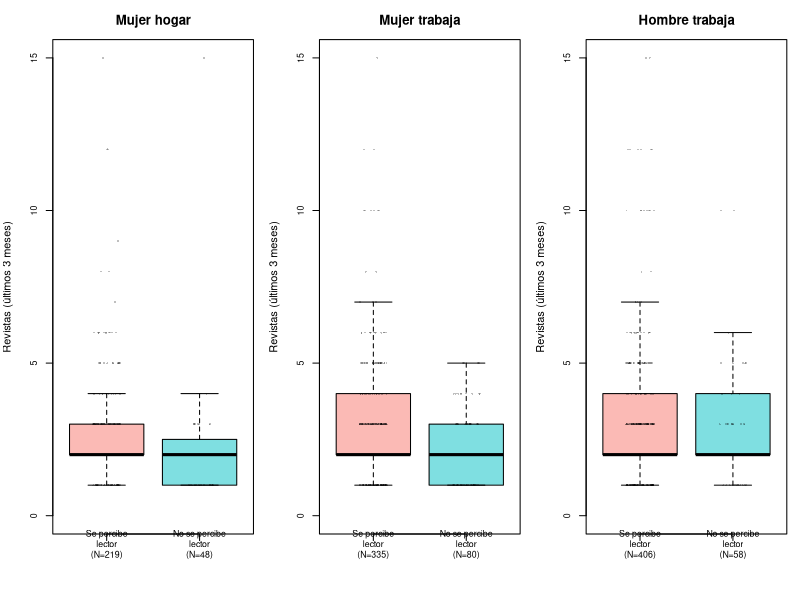
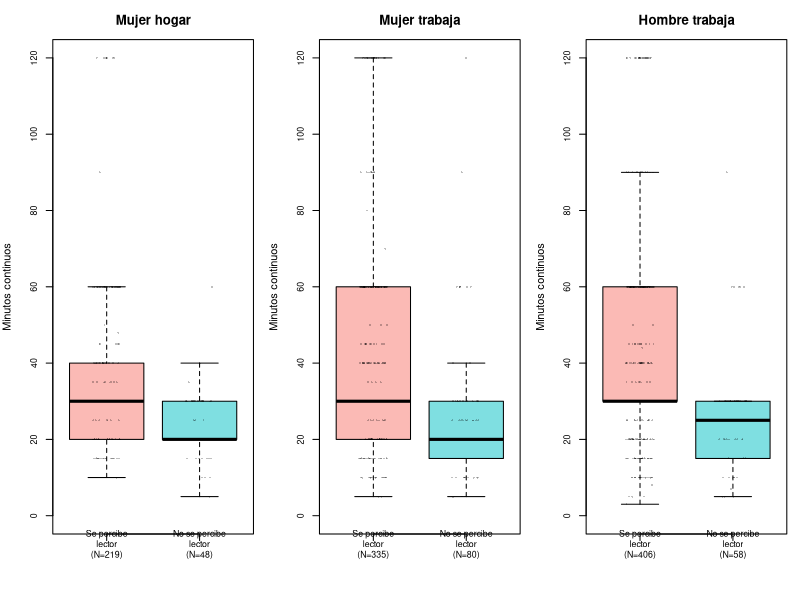
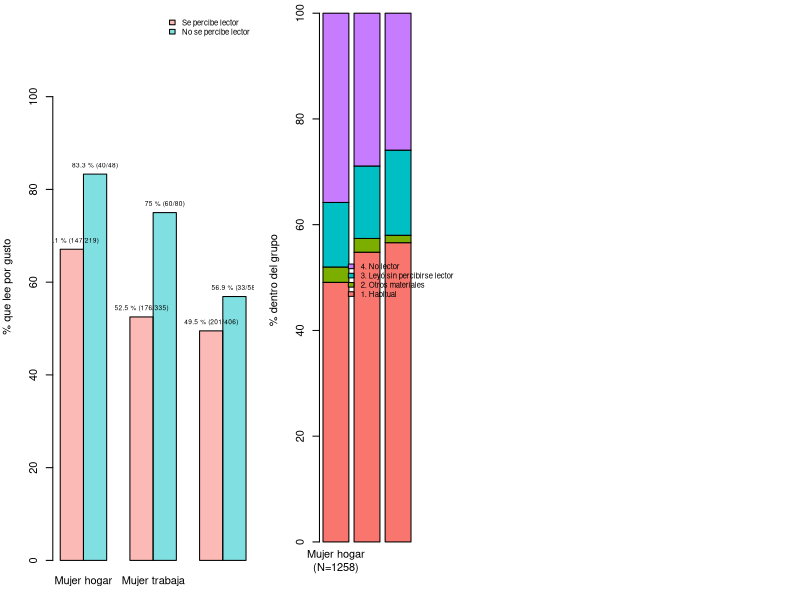
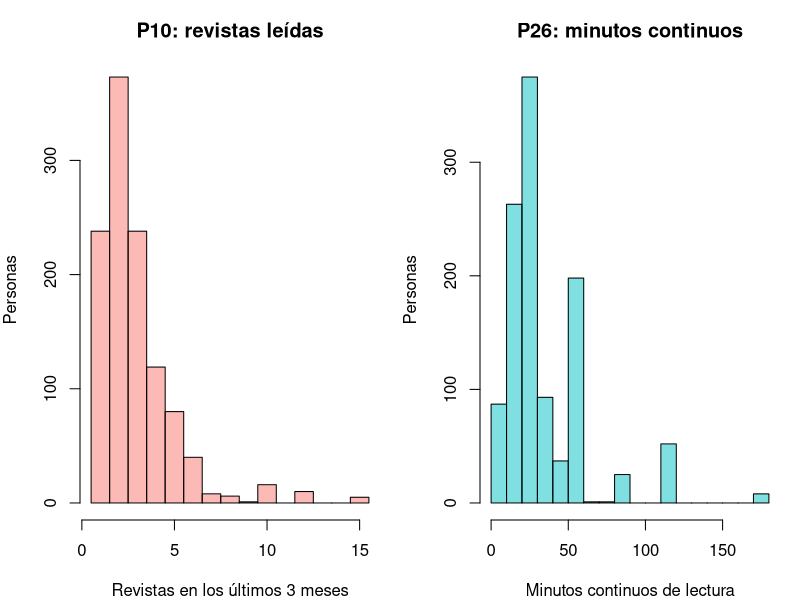

These charts were generated, in order, by the following R code:
## ---- chunk 1
knitr::opts_chunk$set(echo = FALSE, warning = FALSE, message = FALSE,
                      fig.width = 7, fig.height = 3, dpi = 120)
options(knitr.kable.NA = "—")
library(knitr)
library(e1071)   # skewness() y kurtosis()

pct = function(a, b) round(100 * a / b, 1)
f   = function(x) sprintf("%.1f", unname(x))                        # un decimal para el texto
si  = function(cond, a, b = "") if (isTRUE(cond)) a else b          # frase condicional para el texto
## ---- chunk 2
raw = read.csv("datos/DatosEquipo6_v2.csv")
# Nombres de las columnas (el archivo trae: anio, h_lec, sexo, cond_act, p10, p11, p26)
names(raw) = c("anio", "H_LEC", "SEXO", "COND_ACT", "P10", "P11", "P26")
datos = raw
vars6 = c("H_LEC", "SEXO", "COND_ACT", "P10", "P11", "P26")

# Vacíos y valores fuera del rango del diccionario
calidad = data.frame(
  Variable = vars6,
  Vacios = colSums(is.na(raw[, vars6])),
  Fuera = c(sum(!(raw$H_LEC %in% c(1:4, NA))),
            sum(!(raw$SEXO %in% c(1:2, NA))),
            sum(!(raw$COND_ACT %in% c(1:10, NA))),
            sum(raw$P10 > 25, na.rm = TRUE),
            sum(!(raw$P11 %in% c(1:6, NA))),
            sum(raw$P26 < 2 | raw$P26 > 360, na.rm = TRUE)),
  row.names = NULL)
fuera10 = calidad$Fuera[calidad$Variable == "P10"]

motivos = c("Trabajo", "Estudio", "Cultura general / estar al día",
            "Gusto / entretenimiento", "Religión", "Otro")

datos$Sexo_lbl  = factor(datos$SEXO, levels = 1:2, labels = c("Hombre", "Mujer"))
datos$H_LEC_lbl = factor(datos$H_LEC, levels = 1:4,
                         labels = c("1. Habitual", "2. Otros materiales",
                                    "3. Leyó sin percibirse lector", "4. No lector"))

# Autopercepción: solo H_LEC = 1 y H_LEC = 3 entran a la comparación
datos$Aut = NA
datos$Aut[datos$H_LEC %in% 1] = "Se percibe lector"
datos$Aut[datos$H_LEC %in% 3] = "No se percibe lector"
datos$Aut = factor(datos$Aut, levels = c("Se percibe lector", "No se percibe lector"))

# Grupos de comparación (COND_ACT 7 = hogar; 1 a 3 = trabaja)
datos$Grupo = NA
datos$Grupo[datos$SEXO %in% 2 & datos$COND_ACT %in% 7]   = "Mujer hogar"
datos$Grupo[datos$SEXO %in% 2 & datos$COND_ACT %in% 1:3] = "Mujer trabaja"
datos$Grupo[datos$SEXO %in% 1 & datos$COND_ACT %in% 1:3] = "Hombre trabaja"
datos$Grupo = factor(datos$Grupo, levels = c("Mujer hogar", "Mujer trabaja", "Hombre trabaja"))

datos$Cond_lbl = cut(datos$COND_ACT, breaks = c(0, 3, 5, 6, 7, 8, 10),
                     labels = c("Trabaja o tiene trabajo (01-03)", "Busca o espera trabajo (04-05)",
                                "Estudiante (06)", "Quehaceres del hogar (07)",
                                "Jubilado o pensionado (08)", "Incapacitado u otra situación (09-10)"))

# Universos de análisis
V = subset(datos, !is.na(H_LEC))                    # H_LEC válido
U = subset(V, !is.na(Grupo))                        # tres grupos de comparación
L = subset(U, H_LEC %in% c(1, 3) & !is.na(P10))     # lectores de revistas
H = subset(V, SEXO == 1 & COND_ACT == 7)            # hombres del hogar (solo casos)

n_est   = sum(V$COND_ACT %in% 6)                    # estudiantes
n_jub   = sum(V$COND_ACT %in% 8)                    # jubilados
n_otras = sum(V$COND_ACT %in% c(4:6, 8:10))         # todas las condiciones que no se comparan
## ---- chunk 3
x = L$P10
m10 = c(N = length(x), Media = mean(x), Mediana = median(x), DE = sd(x),
        CV = 100 * sd(x) / mean(x),
        Q1 = quantile(x, 0.25, names = FALSE), Q3 = quantile(x, 0.75, names = FALSE),
        Min = min(x), Max = max(x), Sesgo = skewness(x), Curtosis = kurtosis(x))

x = L$P26
m26 = c(N = length(x), Media = mean(x), Mediana = median(x), DE = sd(x),
        CV = 100 * sd(x) / mean(x),
        Q1 = quantile(x, 0.25, names = FALSE), Q3 = quantile(x, 0.75, names = FALSE),
        Min = min(x), Max = max(x), Sesgo = skewness(x), Curtosis = kurtosis(x))

tab_num = rbind(m10, m26)
rownames(tab_num) = c("P10: revistas (3 meses)", "P26: minutos continuos")
kable(round(tab_num, 1), caption = "Tabla 1. Medidas descriptivas de P10 y P26 en lectores de revistas")
s10 = round(tab_num[1, ], 1)
s26 = round(tab_num[2, ], 1)
## ---- chunk 4
fh = table(V$H_LEC_lbl)
fp = table(factor(L$P11, levels = 1:6, labels = motivos))
ph = pct(as.vector(fh), sum(fh))
pp = pct(as.vector(fp), sum(fp))
t3 = rbind(
  data.frame(Variable = paste0("H_LEC (N=", nrow(V), ")"), Categoría = names(fh),
             n = as.vector(fh), "%" = ph, check.names = FALSE),
  data.frame(Variable = paste0("P11 (N=", nrow(L), ")"), Categoría = names(fp),
             n = as.vector(fp), "%" = pp, check.names = FALSE))
## ---- chunk 5
tb = table(U$Grupo, U$H_LEC_lbl)
pc = round(100 * prop.table(tb, 1), 1)
t4 = data.frame(Grupo = rownames(tb), N = as.vector(rowSums(tb)),
                as.data.frame.matrix(pc), check.names = FALSE, row.names = NULL)
names(t4)[3:6] = c("1 Habitual", "2 Otros", "3 Leyó sin percibirse lector", "4 No lector")
t4[["% con H_LEC 3 entre quienes no acostumbran leer"]] = pct(tb[, 3], tb[, 3] + tb[, 4])
kable(t4, caption = "Tabla 2. Condición lectora (H_LEC) dentro de cada grupo, en % (cada fila suma 100 % en las cuatro categorías)")

hab = pc[, 1]; sper = pc[, 3]; nol = pc[, 4]
pr = t4[[ncol(t4)]]

A = subset(U, H_LEC %in% c(1, 3))
A$Leyo_revistas = !is.na(A$P10)
cob = aggregate(Leyo_revistas ~ Aut + Grupo, data = A, FUN = length)
names(cob) = c("Autopercepción", "Grupo", "N")
cob[["Leyeron revistas"]] = aggregate(Leyo_revistas ~ Aut + Grupo, data = A, FUN = sum)$Leyo_revistas
cob[["%"]] = pct(cob[["Leyeron revistas"]], cob$N)
cob = cob[, c("Grupo", "Autopercepción", "N", "Leyeron revistas", "%")]
cp = cob[["%"]]
## ---- chunk 6
#P10
res10 = aggregate(P10 ~ Aut + Grupo, data = L, FUN = length)
names(res10) = c("Aut", "Grupo", "N")
res10$Media   = round(aggregate(P10 ~ Aut + Grupo, data = L, FUN = mean)$P10, 1)
res10$DE      = round(aggregate(P10 ~ Aut + Grupo, data = L, FUN = sd)$P10, 1)
res10$Min     = aggregate(P10 ~ Aut + Grupo, data = L, FUN = min)$P10
res10$Q1      = aggregate(P10 ~ Aut + Grupo, data = L, FUN = quantile, probs = 0.25)$P10
res10$Mediana = aggregate(P10 ~ Aut + Grupo, data = L, FUN = median)$P10
res10$Q3      = aggregate(P10 ~ Aut + Grupo, data = L, FUN = quantile, probs = 0.75)$P10
res10$Max     = aggregate(P10 ~ Aut + Grupo, data = L, FUN = max)$P10
res10 = res10[, c("Grupo", "Aut", "N", "Media", "DE", "Min", "Q1", "Mediana", "Q3", "Max")]
names(res10) = c("Grupo", "Autopercepción", "N", "Media", "DE", "Mín", "Q1", "Mediana", "Q3", "Máx")
kable(res10, caption = "Tabla 3. Número de revistas leídas (P10) por grupo y autopercepción")

# Diagramas de caja
par(mfrow = c(1, 3), mar = c(5, 4, 3, 1))
for (g in levels(L$Grupo)) {
  d = subset(L, Grupo == g)
  nombres = paste0(c("Se percibe\nlector", "No se percibe\nlector"), "\n(N=", table(d$Aut), ")")
  boxplot(P10 ~ Aut, data = d, names = nombres, ylim = c(0, 15), outline = FALSE,
          col = c("#F8766D80", "#00BFC480"), main = g, xlab = "",
          ylab = "Revistas (últimos 3 meses)", cex.axis = 0.8)
  stripchart(P10 ~ Aut, data = d, vertical = TRUE, method = "jitter", jitter = 0.15,
             pch = 16, cex = 0.4, col = rgb(0, 0, 0, 0.25), add = TRUE)
}

lec = c(1, 3, 5); nlec = c(2, 4, 6)   # filas de "se percibe" y "no se percibe"
dm10 = res10$Mediana[lec] - res10$Mediana[nlec]
dx10 = round(res10$Media[lec] - res10$Media[nlec], 1)
p10_parecido = all(abs(dm10) <= 1)
## ---- chunk 7
# Medidas de P26 por grupo y autopercepción (una medida por línea)
res26 = aggregate(P26 ~ Aut + Grupo, data = L, FUN = length)
names(res26) = c("Aut", "Grupo", "N")
res26$Media   = round(aggregate(P26 ~ Aut + Grupo, data = L, FUN = mean)$P26, 1)
res26$DE      = round(aggregate(P26 ~ Aut + Grupo, data = L, FUN = sd)$P26, 1)
res26$Min     = aggregate(P26 ~ Aut + Grupo, data = L, FUN = min)$P26
res26$Q1      = aggregate(P26 ~ Aut + Grupo, data = L, FUN = quantile, probs = 0.25)$P26
res26$Mediana = aggregate(P26 ~ Aut + Grupo, data = L, FUN = median)$P26
res26$Q3      = aggregate(P26 ~ Aut + Grupo, data = L, FUN = quantile, probs = 0.75)$P26
res26$Max     = aggregate(P26 ~ Aut + Grupo, data = L, FUN = max)$P26
res26 = res26[, c("Grupo", "Aut", "N", "Media", "DE", "Min", "Q1", "Mediana", "Q3", "Max")]
names(res26) = c("Grupo", "Autopercepción", "N", "Media", "DE", "Mín", "Q1", "Mediana", "Q3", "Máx")
kable(res26, caption = "Tabla 4. Minutos continuos de lectura (P26) por grupo y autopercepción (cualquier material)")

# Diagramas de caja
par(mfrow = c(1, 3), mar = c(5, 4, 3, 1))
for (g in levels(L$Grupo)) {
  d = subset(L, Grupo == g)
  nombres = paste0(c("Se percibe\nlector", "No se percibe\nlector"), "\n(N=", table(d$Aut), ")")
  boxplot(P26 ~ Aut, data = d, names = nombres, ylim = c(0, 120), outline = FALSE,
          col = c("#F8766D80", "#00BFC480"), main = g, xlab = "",
          ylab = "Minutos continuos", cex.axis = 0.8)
  stripchart(P26 ~ Aut, data = d, vertical = TRUE, method = "jitter", jitter = 0.15,
             pch = 16, cex = 0.4, col = rgb(0, 0, 0, 0.25), add = TRUE)
}

dm26 = res26$Mediana[lec] - res26$Mediana[nlec]
dx26 = round(res26$Media[lec] - res26$Media[nlec], 1)
p26_lec_mayor = all(res26$Media[lec] > res26$Media[nlec])
hogar_corta = res26$Media[1] < min(res26$Media[c(3, 5)]) & res26$Q3[1] <= min(res26$Q3[c(3, 5)])
## ---- chunk 8
# P11
L$Gusto = L$P11 == 4
Q3 = aggregate(Gusto ~ Aut + Grupo, data = L, FUN = length)
names(Q3) = c("Autopercepción", "Grupo", "N")
Q3[["Gusto (n)"]] = aggregate(Gusto ~ Aut + Grupo, data = L, FUN = sum)$Gusto
Q3[["Gusto (%)"]] = pct(Q3[["Gusto (n)"]], Q3$N)
Q3[["Otros motivos (%)"]] = pct(Q3$N - Q3[["Gusto (n)"]], Q3$N)
Q3 = Q3[, c("Grupo", "Autopercepción", "N", "Gusto (n)", "Gusto (%)", "Otros motivos (%)")]
kable(Q3, caption = "Tabla 5. Motivo principal de lectura de revistas, por grupo y autopercepción")

m  = matrix(Q3[["Gusto (%)"]], nrow = 2)
nm = matrix(Q3[["Gusto (n)"]], nrow = 2)
Nm = matrix(Q3[["N"]], nrow = 2)
par(mar = c(3, 4, 1, 1))
bp = barplot(m, beside = TRUE, names.arg = levels(L$Grupo), col = c("#F8766D80", "#00BFC480"),
             ylim = c(0, 118), ylab = "% que lee por gusto",
             legend.text = levels(L$Aut), args.legend = list(x = "topright", cex = 0.7, bty = "n"))
text(bp, m, labels = paste0(m, " % (", nm, "/", Nm, ")"), pos = 3, cex = 0.6)

gusto = Q3[["Gusto (%)"]]
dg = round(gusto[nlec] - gusto[lec], 1)
p11_dir = all(dg > 0)
hogar_gusto = gusto[1] > max(gusto[c(3, 5)])
## ---- chunk 9
tab_var = data.frame(
  Variable = vars6,
  Descripción = c("Condición lectora construida por INEGI",
                  "Sexo (preg. 8)", "Condición de actividad la semana pasada (preg. 15)",
                  "Revistas leídas en tres meses (preg. 10)",
                  "Motivo principal de lectura de revistas (preg. 11)",
                  "Minutos continuos de lectura de algún material (preg. 26)"),
  Tipo = c("Cat. nominal", "Cat. nominal", "Cat. nominal",
           "Num. discreta", "Cat. nominal", "Num. continua"),
  "Unidad o categorías" = c("1 Habitual; 2 Otros materiales; 3 Leyó sin acostumbrar; 4 No lector",
                            "1 Hombre; 2 Mujer",
                            "01-03 trabaja; 04-05 busca trabajo; 06 estudia; 07 hogar; 08 jubilado; 09-10 otra; 99 no especificado",
                            "Revistas (diccionario: 1 a 25)",
                            "1 Trabajo; 2 Estudio; 3 Cultura general; 4 Gusto; 5 Religión; 6 Otro",
                            "Minutos (diccionario: 2 a 360)"),
  "Falt. (n)" = calidad$Vacios,
  "Falt. (%)" = pct(calidad$Vacios, nrow(raw)),
  "Fuera rango (n)" = calidad$Fuera,
  check.names = FALSE)
cap_a1 = "Tabla A1. Variables seleccionadas y calidad de los datos (sobre todos los registros; en P10, P11 y P26 el vacío es un pase de pregunta)"
if (knitr::is_latex_output()) {
  # En PDF se fijan anchos de columna para que el texto largo se acomode
  kable(tab_var, format = "latex", booktabs = TRUE, caption = cap_a1, position = "H",
        align = c("p{1.8cm}", "p{3.4cm}", "p{1.8cm}", "p{4.2cm}", "r", "r", "r"))
} else {
  kable(tab_var, caption = cap_a1)
}
## ---- chunk 10
tn = table(V$Cond_lbl, V$Sexo_lbl)
tc = data.frame(Condición = rownames(tn),
                Hombres = as.vector(tn[, "Hombre"]), "% hombres" = pct(as.vector(tn[, "Hombre"]), sum(tn[, "Hombre"])),
                Mujeres = as.vector(tn[, "Mujer"]), "% mujeres" = pct(as.vector(tn[, "Mujer"]), sum(tn[, "Mujer"])),
                check.names = FALSE)
kable(tc, caption = "Tabla A2. Composición por SEXO y COND_ACT (personas con H_LEC válido)")
## ---- chunk 11
# Diferencias (se percibe lector menos no se percibe lector), por grupo
con10 = data.frame(Variable = "P10", Grupo = levels(L$Grupo),
                   N_se_percibe = res10$N[lec], N_no_se_percibe = res10$N[nlec],
                   Dif_media = round(res10$Media[lec] - res10$Media[nlec], 1),
                   Dif_Q1 = res10$Q1[lec] - res10$Q1[nlec],
                   Dif_mediana = res10$Mediana[lec] - res10$Mediana[nlec],
                   Dif_Q3 = res10$Q3[lec] - res10$Q3[nlec])
con26 = data.frame(Variable = "P26", Grupo = levels(L$Grupo),
                   N_se_percibe = res26$N[lec], N_no_se_percibe = res26$N[nlec],
                   Dif_media = round(res26$Media[lec] - res26$Media[nlec], 1),
                   Dif_Q1 = res26$Q1[lec] - res26$Q1[nlec],
                   Dif_mediana = res26$Mediana[lec] - res26$Mediana[nlec],
                   Dif_Q3 = res26$Q3[lec] - res26$Q3[nlec])
con = rbind(con10, con26)
kable(con, caption = "Tabla A3. Diferencias entre quienes se perciben lectores y quienes no (se percibe menos no se percibe), por grupo")
## ---- chunk 12
# Una etiqueta por subgrupo, en el orden de las tablas: "Mujer hogar / Se percibe lector", ...
L$Subgrupo = interaction(L$Grupo, L$Aut, sep = " / ", lex.order = TRUE)
n6 = table(L$Subgrupo, factor(L$P11, levels = 1:6))     # personas por motivo
p6 = round(100 * prop.table(n6, 1), 1)                   # % dentro de cada subgrupo
d6 = data.frame(Grupo = rep(levels(L$Grupo), each = 2),
                Autopercepción = rep(levels(L$Aut), times = 3),
                N = as.vector(rowSums(n6)),
                matrix(paste0(n6, " (", p6, ")"), nrow = 6), check.names = FALSE)
names(d6)[4:9] = c("Trabajo", "Estudio", "Cultura", "Gusto", "Religión", "Otro")
kable(d6, caption = "Tabla A4. Motivo principal de lectura de revistas (6 categorías), n (%) por grupo y autopercepción")
## ---- chunk 13
U34 = subset(U, H_LEC %in% c(3, 4))   # quienes no acostumbran leer
L1  = subset(L, H_LEC == 1)           # lectores de revistas que se perciben lectores
L3  = subset(L, H_LEC == 3)           # lectores de revistas que no se perciben lectores
est = data.frame(Año = sort(unique(U$anio)),
                 N = as.vector(table(U$anio)),
                 "% habitual" = round(100 * tapply(U$H_LEC == 1, U$anio, mean), 1),
                 "% H_LEC 3 entre quienes no acostumbran leer" = round(100 * tapply(U34$H_LEC == 3, U34$anio, mean), 1),
                 "Mediana P10 (percibe / no)" = paste(tapply(L1$P10, L1$anio, median), "/", tapply(L3$P10, L3$anio, median)),
                 "Mediana P26 (percibe / no)" = paste(tapply(L1$P26, L1$anio, median), "/", tapply(L3$P26, L3$anio, median)),
                 "% gusto (percibe / no)" = paste(round(100 * tapply(L1$P11 == 4, L1$anio, mean), 1), "/",
                                                  round(100 * tapply(L3$P11 == 4, L3$anio, mean), 1)),
                 check.names = FALSE, row.names = NULL)
kable(est, caption = "Tabla A5. Indicadores principales por año (tres grupos juntos). Los archivos de distintos años no contienen a las mismas personas")
## ---- chunk 14
# Igual que la Tabla 3, pero sin los registros con P10 mayor a 25
L25 = subset(L, P10 <= 25)
res10_25 = aggregate(P10 ~ Aut + Grupo, data = L25, FUN = length)
names(res10_25) = c("Aut", "Grupo", "N")
res10_25$Media   = round(aggregate(P10 ~ Aut + Grupo, data = L25, FUN = mean)$P10, 1)
res10_25$DE      = round(aggregate(P10 ~ Aut + Grupo, data = L25, FUN = sd)$P10, 1)
res10_25$Min     = aggregate(P10 ~ Aut + Grupo, data = L25, FUN = min)$P10
res10_25$Q1      = aggregate(P10 ~ Aut + Grupo, data = L25, FUN = quantile, probs = 0.25)$P10
res10_25$Mediana = aggregate(P10 ~ Aut + Grupo, data = L25, FUN = median)$P10
res10_25$Q3      = aggregate(P10 ~ Aut + Grupo, data = L25, FUN = quantile, probs = 0.75)$P10
res10_25$Max     = aggregate(P10 ~ Aut + Grupo, data = L25, FUN = max)$P10
res10_25 = res10_25[, c("Grupo", "Aut", "N", "Media", "DE", "Min", "Q1", "Mediana", "Q3", "Max")]
names(res10_25) = c("Grupo", "Autopercepción", "N", "Media", "DE", "Mín", "Q1", "Mediana", "Q3", "Máx")
kable(res10_25, caption = "Tabla A6. Sensibilidad: P10 sin los registros por encima de 25 revistas")
## ---- chunk 15
th = table(H$H_LEC_lbl)
kable(data.frame(H_LEC = names(th), n = as.vector(th)), caption = "Tabla A7a. Hombres dedicados al hogar por categoría de H_LEC (casos, sin porcentajes)")
Hc = H[!is.na(H$P10), c("anio", "H_LEC_lbl", "P10", "P11", "P26")]
Hc$P11 = factor(Hc$P11, levels = 1:6, labels = motivos)
names(Hc) = c("Año", "H_LEC", "P10", "Motivo (P11)", "P26")
kable(Hc, row.names = FALSE, caption = "Tabla A7b. Hombres dedicados al hogar que leyeron revistas (casos individuales)")
## ---- chunk 16
flujo = data.frame(
  Concepto = c("Registros en la base (2022-2024)",
               "Sin categoría válida de H_LEC (blanco por pase)",
               "Con H_LEC válido",
               "   Hombres dedicados al hogar (solo casos, Anexo A7)",
               "   Estudiantes, jubilados, personas que buscan trabajo y otras condiciones (no se comparan)",
               "   Sin SEXO o COND_ACT especificado",
               "Universo del análisis (tres grupos)",
               "Lectores de revistas con H_LEC = 1 o 3 (P10 con valor)"),
  n = c(nrow(datos), sum(is.na(datos$H_LEC)), nrow(V), nrow(H), n_otras,
        nrow(V) - nrow(U) - nrow(H) - n_otras, nrow(U), nrow(L)))
kable(flujo, caption = "Tabla A8. Registros y universos del análisis")
## ---- chunk 17
kable(t3, caption = "Tabla A9. Distribución de frecuencias de H_LEC (personas con H_LEC válido) y de P11 (lectores de revistas)")
## ---- chunk 18
kable(cob, caption = "Tabla A10. Personas que leyeron revistas en los últimos tres meses, por grupo y autopercepción")
## ---- chunk 19
op = par(mar = c(4, 4, 1, 9))
barplot(t(pc), col = c("#F8766D", "#7CAE00", "#00BFC4", "#C77CFF"), ylab = "% dentro del grupo",
        names.arg = paste0(rownames(tb), "\n(N=", rowSums(tb), ")"),
        legend.text = colnames(pc), args.legend = list(x = "right", inset = c(-0.45, 0), xpd = NA, bty = "n", cex = 0.7))
par(op)
## ---- chunk 20
op = par(mfrow = c(1, 2), mar = c(4, 4, 3, 1))
hist(L$P10[L$P10 <= 15], breaks = seq(0.5, 15.5, 1), col = "#F8766D80",
     main = "P10: revistas leídas", xlab = "Revistas en los últimos 3 meses", ylab = "Personas")
hist(L$P26[L$P26 <= 180], breaks = seq(0, 180, 10), col = "#00BFC480",
     main = "P26: minutos continuos", xlab = "Minutos continuos de lectura", ylab = "Personas")
par(op)
